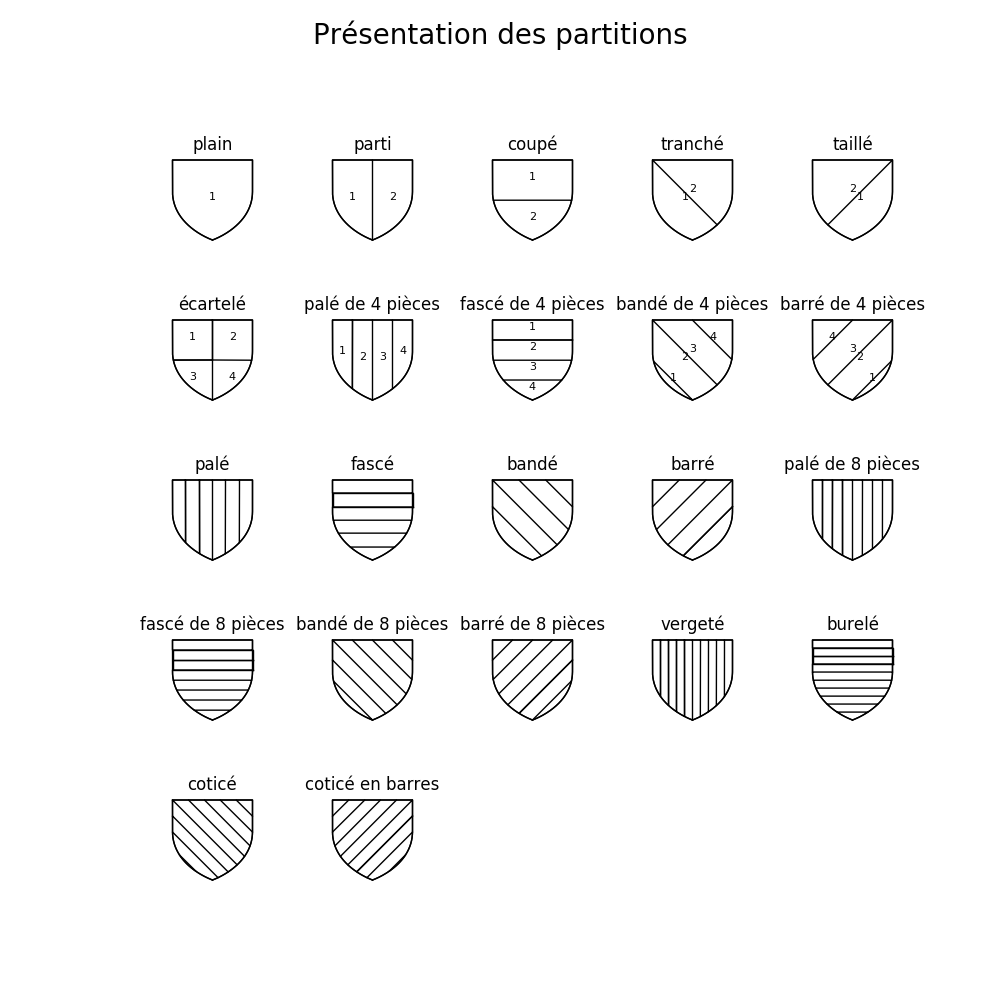

Write Python code to recreate this figure.
from ecu import *
from ecu_constants import *


taille = 80
space = 40
emaux = ["argent"]
liste_partitions = list(parts.keys())

nbre = len(liste_partitions)//5

fig = plt.figure(figsize=(10, 10), dpi=80)
ax = fig.add_subplot(1, 1, 1)
fig.suptitle("Présentation des partitions", fontsize=20)
for k, part in enumerate(liste_partitions):
    pos = (k % 5) * (taille+2*space), -(k//5) * (taille+2*space)
    b = Ecu(forme="ancien",
            taille=(taille,taille),
            centre = pos,
            dessins = {},
            email=["argent"],
            parent=True)
    
    s = b.partition(part,
                    emaux=["argent"])

    bd = b.dessins
    z0 = -350
    for (i,k) in enumerate(bd):
        (contour, email) = bd[k]
        draw_polygon(contour, email, z=z0)
        if len(bd) <= 5 and i > 0:
            X, Y = contour["f1"]
            xmin,xmax = min(X),max(X)
            ymin,ymax = min(Y),max(Y)
            c = (xmax+xmin)/2, (ymax+ymin)/2
            ax.text(c[0],c[1],str(i),ha="center",fontsize=8)

    ax.text(pos[0], pos[1]+taille/2+10,
            part,
            ha="center", fontsize=12)
        

plt.axis("equal")
ax.axis("off")

plt.savefig("presentation_partitions.png")
